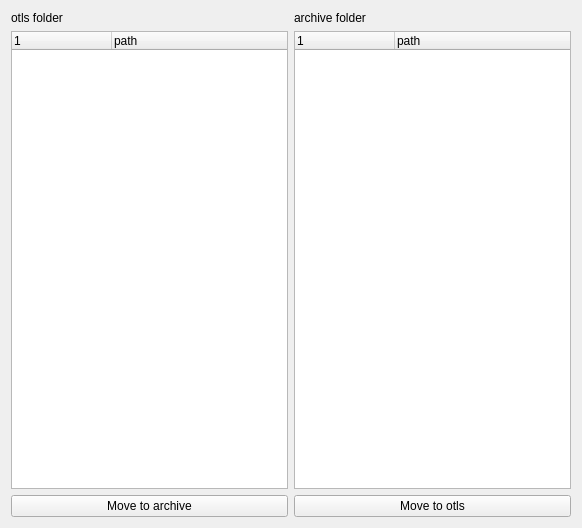
<?xml version="1.0" encoding="UTF-8"?>
<ui version="4.0">
 <class>Form</class>
 <widget class="QWidget" name="Form">
  <property name="geometry">
   <rect>
    <x>0</x>
    <y>0</y>
    <width>582</width>
    <height>528</height>
   </rect>
  </property>
  <property name="windowTitle">
   <string>Form</string>
  </property>
  <layout class="QGridLayout" name="gridLayout">
   <item row="0" column="0">
    <widget class="QLabel" name="label">
     <property name="text">
      <string>otls folder</string>
     </property>
    </widget>
   </item>
   <item row="0" column="1">
    <widget class="QLabel" name="label_2">
     <property name="text">
      <string>archive folder</string>
     </property>
    </widget>
   </item>
   <item row="1" column="0">
    <widget class="QTreeWidget" name="otls_treeWidget">
     <column>
      <property name="text">
       <string/>
      </property>
     </column>
     <column>
      <property name="text">
       <string>path</string>
      </property>
     </column>
    </widget>
   </item>
   <item row="1" column="1">
    <widget class="QTreeWidget" name="archive_treeWidget">
     <column>
      <property name="text">
       <string/>
      </property>
     </column>
     <column>
      <property name="text">
       <string>path</string>
      </property>
     </column>
    </widget>
   </item>
   <item row="2" column="0">
    <widget class="QPushButton" name="toArchiveButton">
     <property name="text">
      <string>Move to archive</string>
     </property>
    </widget>
   </item>
   <item row="2" column="1">
    <widget class="QPushButton" name="toOtlsButton">
     <property name="text">
      <string>Move to otls</string>
     </property>
    </widget>
   </item>
  </layout>
 </widget>
 <resources/>
 <connections/>
</ui>
